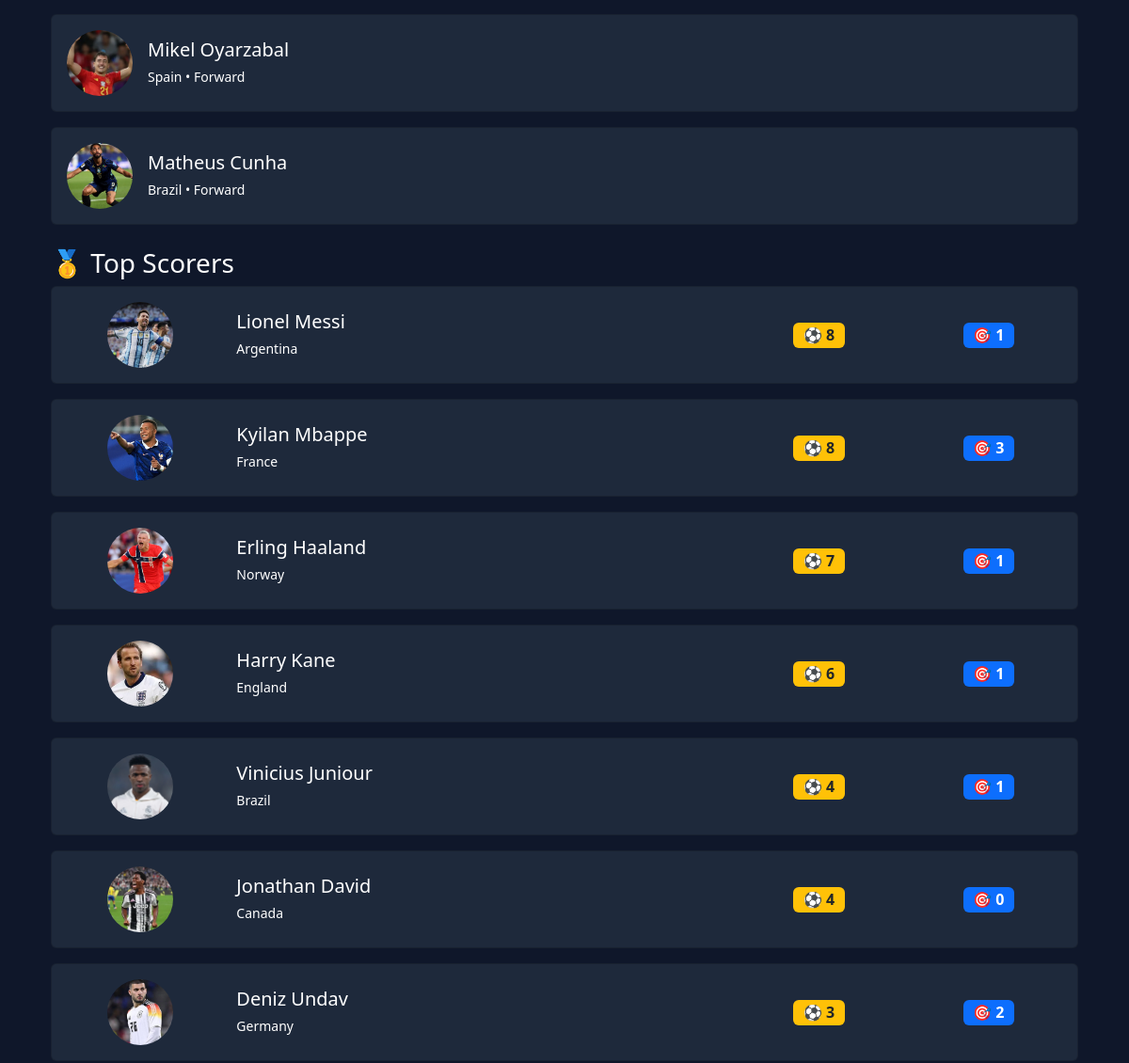
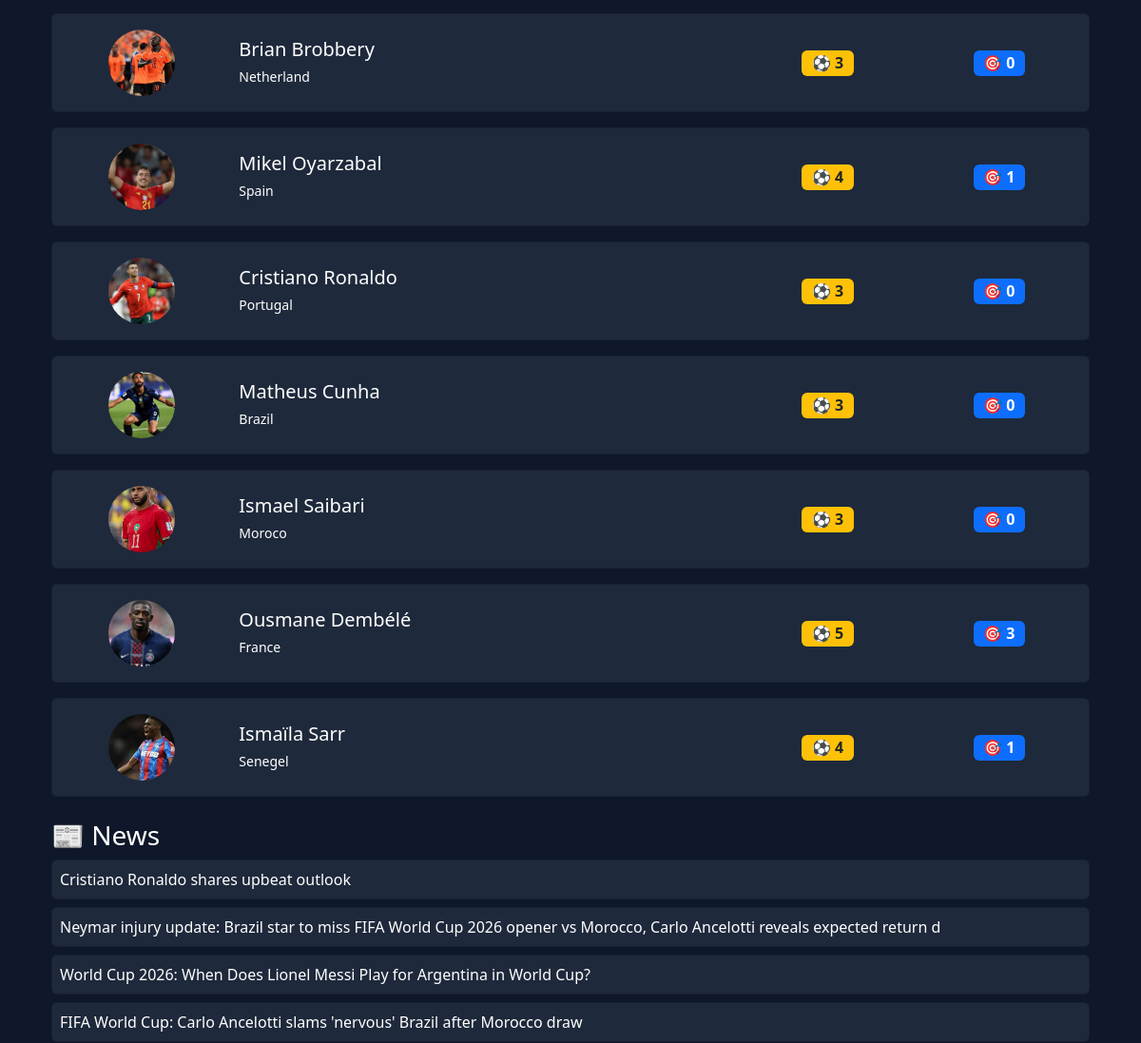
/search/ (middle part), run on an earlier commit of the app's database (2 pictures, top to bottom).
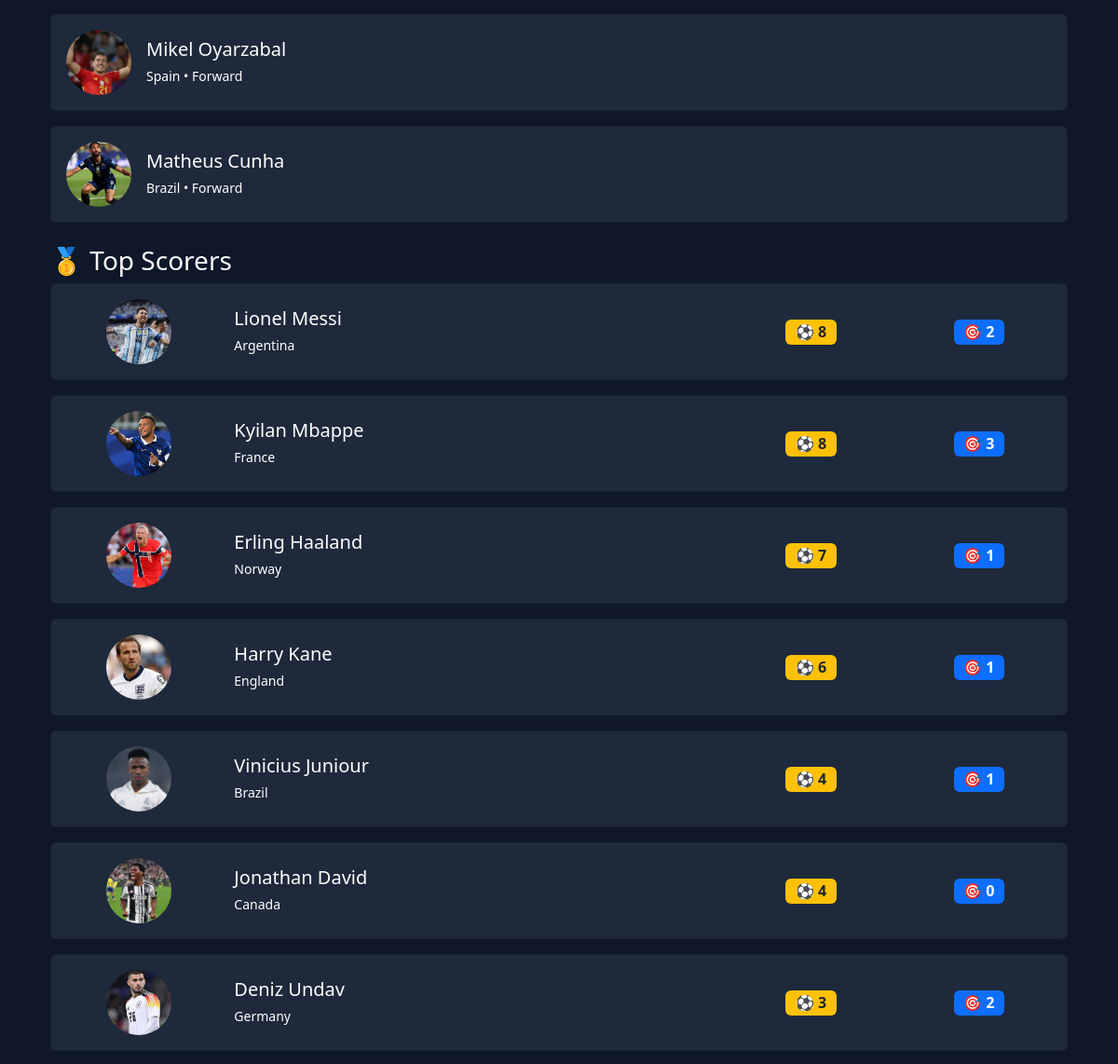
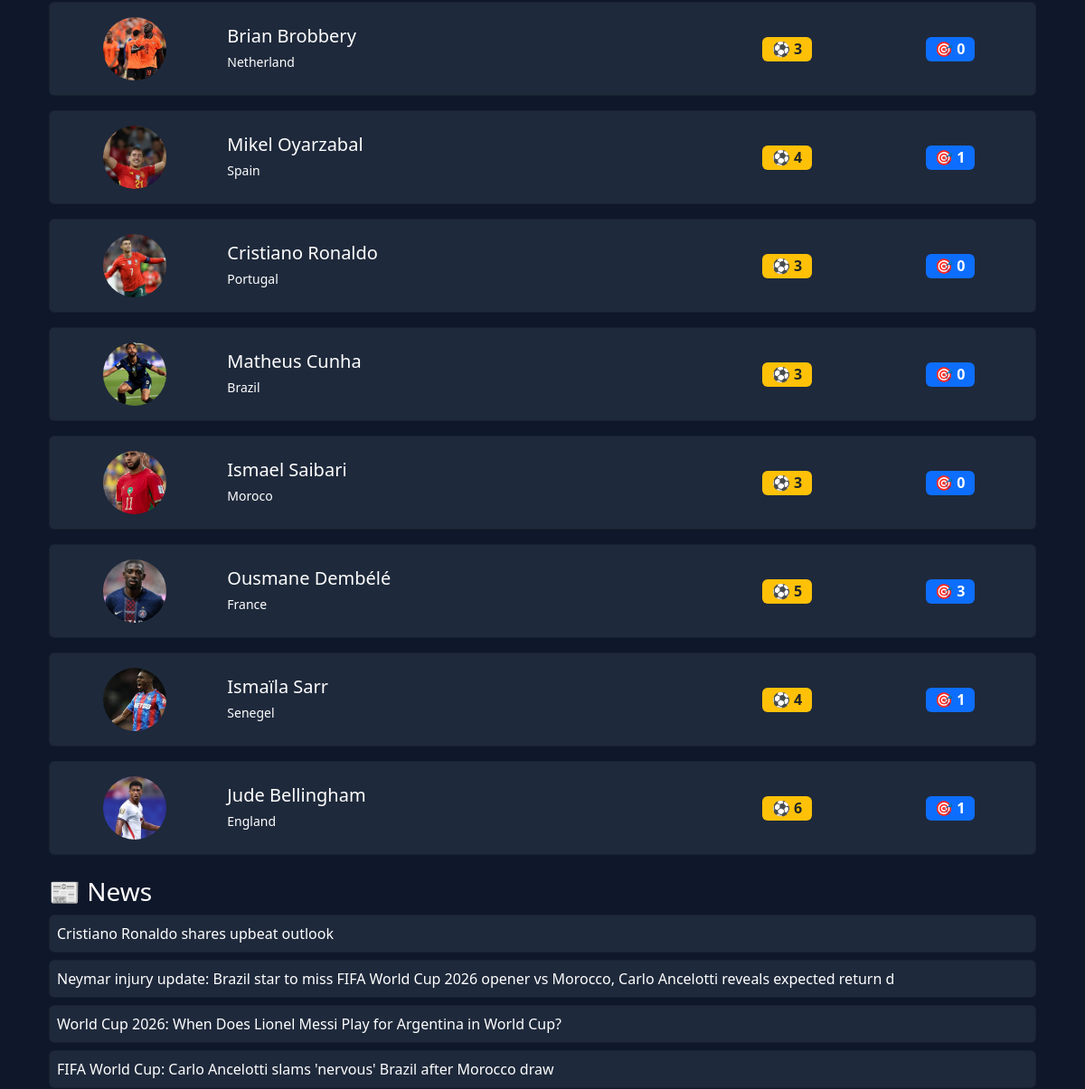
And on a later commit of the database (2 pictures, top to bottom).
### worldcup/models.py (models this page shows, shortened)
class Player(models.Model):
    team = models.ForeignKey(Team, on_delete=models.CASCADE)
    name = models.CharField(max_length=100)
    position = models.CharField(max_length=50)
    jersey_number = models.IntegerField()
    goals = models.IntegerField(default=0)
    photo = models.ImageField(upload_to='players/')

class Team(models.Model):
    name = models.CharField(max_length=100)
    group = models.CharField(max_length=10)
    coach = models.CharField(max_length=100)
    flag = models.ImageField(upload_to='flags/')
    played = models.IntegerField(default=0)
    won = models.IntegerField(default=0)
    draw = models.IntegerField(default=0)
    lost = models.IntegerField(default=0)
    goals_for = models.IntegerField(default=0)
    goals_against = models.IntegerField(default=0)
    goal_difference = models.IntegerField(default=0)
    points = models.IntegerField(default=0)

class TopScorer(models.Model):
    player_name = models.CharField(max_length=100)
    country = models.CharField(max_length=100)
    goals = models.IntegerField(default=0)
    assists = models.IntegerField(default=0)
    photo = models.ImageField(upload_to='scorers/', blank=True, null=True)

class News(models.Model):
    title = models.CharField(max_length=200)
    image = models.ImageField(upload_to='news/')
    content = models.TextField()
    created_at = models.DateTimeField(auto_now_add=True)

### worldcup/views.py (the view)
# urls.py: path('search/', views.search, name='search'),
def search(request):
    query = request.GET.get("q", "")
    players = Player.objects.filter(name__icontains=query)
    top_scorers = TopScorer.objects.filter(player_name__icontains=query)
    news = News.objects.filter(title__icontains=query)
    player_team_ids = players.values_list("team_id", flat=True)
    teams = Team.objects.filter(
        name__icontains=query
    ) | Team.objects.filter(
        id__in=player_team_ids
    )
    teams = teams.distinct()
    return render(request, "worldcup/search.html", {
        "query": query,
        "teams": teams,
        "players": players,
        "top_scorers": top_scorers,
        "news": news,
    })

### worldcup/templates/worldcup/search.html (shortened to what this page needs)
{% extends 'worldcup/base.html' %}
{% block content %}
<div class="container mt-4">
{% for player in players %}
<div class="card mb-3 p-3">
    <div class="d-flex align-items-center">
        {% if player.photo %}
        <img src="{{ player.photo.url }}"
             width="70"
             height="70"
             class="rounded-circle me-3"
             style="object-fit:cover;">
        {% endif %}
        <div>
            <h5 class="mb-1">{{ player.name }}</h5>
            <small>
                {{ player.team.name }} • {{ player.position }}
            </small>
        </div>
    </div>
</div>
{% empty %}
<p>No players found.</p>
{% endfor %}
<h3 class="mt-4">🥇 Top Scorers</h3>
{% for scorer in top_scorers %}
<div class="card mb-3 p-3">
    <div class="row align-items-center">
        <div class="col-md-2 text-center">
            {% if scorer.photo %}
                <img src="{{ scorer.photo.url }}"
                     width="70"
                     height="70"
                     style="border-radius:50%;object-fit:cover;">
            {% endif %}
        </div>
        <div class="col-md-6">
            <h5 class="mb-1">{{ scorer.player_name }}</h5>
            <small>{{ scorer.country }}</small>
        </div>
        <div class="col-md-2 text-center">
            <span class="badge bg-warning text-dark fs-6">
                ⚽ {{ scorer.goals }}
            </span>
        </div>
        <div class="col-md-2 text-center">
            <span class="badge bg-primary fs-6">
                🎯 {{ scorer.assists }}
            </span>
        </div>
    </div>
</div>
{% empty %}
<p>No top scorers found.</p>
{% endfor %}
<h3 class="mt-4">📰 News</h3>
{% for item in news %}
    <div class="card mb-2 p-2">
        {{ item.title }}
    </div>
{% empty %}
    <p>No news found.</p>
{% endfor %}
</div>
{% endblock %}

### worldcup/templates/worldcup/base.html (shortened to what this page needs)
{% load static %}
<!DOCTYPE html>
<html lang="en">
<head>
    <link href="https://cdn.jsdelivr.net/npm/bootstrap@5.3.3/dist/css/bootstrap.min.css" rel="stylesheet">
    <link rel="stylesheet" href="{% static 'css/style.css' %}">
    <link rel="stylesheet" href="https://cdn.jsdelivr.net/npm/bootstrap-icons@1.11.3/font/bootstrap-icons.min.css">
</head>
<body class="bg-custom-main text-white"></body>
<main class="container mt-4 mb-3">
    {% block content %}
    {% endblock %}
</main>
</body>
</html>

### static/css/style.css (style rules this page uses)
body { background-color: #0f172a !important; color: white !important; }
.card { background-color: #1e293b !important; color: white !important; }

What changed in the data, as far as the page shows it:
changed TopScorer "Lionel Messi": assists "1" → "2"
added TopScorer: photo (picture), player_name "Jude Bellingham", country "England", goals "6", assists "1"
